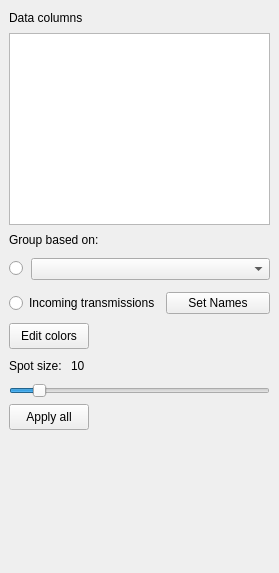
<?xml version="1.0" encoding="UTF-8"?>
<ui version="4.0">
 <class>BeeswarmControls</class>
 <widget class="QWidget" name="BeeswarmControls">
  <property name="geometry">
   <rect>
    <x>0</x>
    <y>0</y>
    <width>279</width>
    <height>573</height>
   </rect>
  </property>
  <property name="windowTitle">
   <string>Form</string>
  </property>
  <widget class="QPushButton" name="btnApply">
   <property name="geometry">
    <rect>
     <x>9</x>
     <y>404</y>
     <width>80</width>
     <height>26</height>
    </rect>
   </property>
   <property name="text">
    <string>Apply all</string>
   </property>
  </widget>
  <widget class="QPushButton" name="btnEditColor">
   <property name="geometry">
    <rect>
     <x>9</x>
     <y>323</y>
     <width>80</width>
     <height>26</height>
    </rect>
   </property>
   <property name="text">
    <string>Edit colors</string>
   </property>
  </widget>
  <widget class="QLabel" name="label">
   <property name="geometry">
    <rect>
     <x>9</x>
     <y>9</y>
     <width>82</width>
     <height>18</height>
    </rect>
   </property>
   <property name="text">
    <string>Data columns</string>
   </property>
  </widget>
  <widget class="QSlider" name="horizontalSliderSpotSize">
   <property name="geometry">
    <rect>
     <x>9</x>
     <y>383</y>
     <width>261</width>
     <height>16</height>
    </rect>
   </property>
   <property name="minimum">
    <number>1</number>
   </property>
   <property name="value">
    <number>10</number>
   </property>
   <property name="orientation">
    <enum>Qt::Horizontal</enum>
   </property>
  </widget>
  <widget class="QLabel" name="label_2">
   <property name="geometry">
    <rect>
     <x>9</x>
     <y>231</y>
     <width>99</width>
     <height>18</height>
    </rect>
   </property>
   <property name="text">
    <string>Group based on:</string>
   </property>
  </widget>
  <widget class="QWidget" name="layoutWidget">
   <property name="geometry">
    <rect>
     <x>9</x>
     <y>289</y>
     <width>261</width>
     <height>28</height>
    </rect>
   </property>
   <layout class="QHBoxLayout" name="horizontalLayout_2">
    <item>
     <widget class="QRadioButton" name="radioButtonGroupByTransmissions">
      <property name="maximumSize">
       <size>
        <width>16777215</width>
        <height>16777215</height>
       </size>
      </property>
      <property name="text">
       <string>Incoming transmissions</string>
      </property>
     </widget>
    </item>
    <item>
     <widget class="QPushButton" name="btnSetIncomingTransmissionsNames">
      <property name="text">
       <string>Set Names</string>
      </property>
     </widget>
    </item>
   </layout>
  </widget>
  <widget class="QListWidget" name="listWidgetDataColumns">
   <property name="geometry">
    <rect>
     <x>9</x>
     <y>33</y>
     <width>261</width>
     <height>192</height>
    </rect>
   </property>
   <property name="alternatingRowColors">
    <bool>true</bool>
   </property>
   <property name="selectionMode">
    <enum>QAbstractItemView::ExtendedSelection</enum>
   </property>
  </widget>
  <widget class="QWidget" name="layoutWidget_2">
   <property name="geometry">
    <rect>
     <x>9</x>
     <y>355</y>
     <width>261</width>
     <height>22</height>
    </rect>
   </property>
   <layout class="QHBoxLayout" name="horizontalLayout_3">
    <item>
     <widget class="QLabel" name="label_3">
      <property name="text">
       <string>Spot size: </string>
      </property>
     </widget>
    </item>
    <item>
     <widget class="QLabel" name="labelSpotSize">
      <property name="text">
       <string>10</string>
      </property>
     </widget>
    </item>
    <item>
     <spacer name="horizontalSpacer">
      <property name="orientation">
       <enum>Qt::Horizontal</enum>
      </property>
      <property name="sizeHint" stdset="0">
       <size>
        <width>40</width>
        <height>20</height>
       </size>
      </property>
     </spacer>
    </item>
   </layout>
  </widget>
  <widget class="QWidget" name="layoutWidget_3">
   <property name="geometry">
    <rect>
     <x>9</x>
     <y>255</y>
     <width>261</width>
     <height>28</height>
    </rect>
   </property>
   <layout class="QHBoxLayout" name="horizontalLayout">
    <item>
     <widget class="QRadioButton" name="radioButtonGroupBySingleColumn">
      <property name="maximumSize">
       <size>
        <width>16</width>
        <height>16777215</height>
       </size>
      </property>
      <property name="text">
       <string/>
      </property>
     </widget>
    </item>
    <item>
     <widget class="QComboBox" name="comboBoxGrouping"/>
    </item>
   </layout>
  </widget>
 </widget>
 <resources/>
 <connections>
  <connection>
   <sender>horizontalSliderSpotSize</sender>
   <signal>valueChanged(int)</signal>
   <receiver>labelSpotSize</receiver>
   <slot>setNum(int)</slot>
   <hints>
    <hint type="sourcelabel">
     <x>98</x>
     <y>385</y>
    </hint>
    <hint type="destinationlabel">
     <x>78</x>
     <y>368</y>
    </hint>
   </hints>
  </connection>
 </connections>
</ui>
